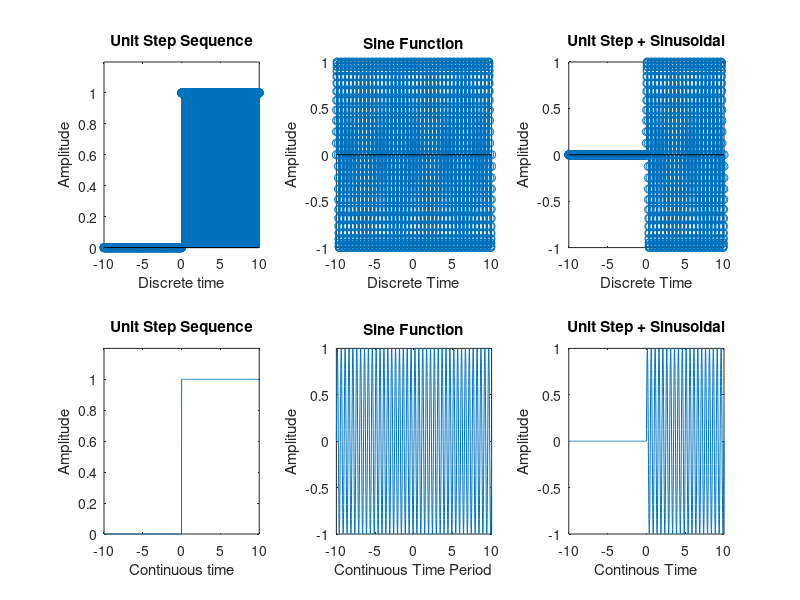

The MATLAB script that drew this image:
% unit step discrete sequence
n=-10:.01:10;
for i=1:length(n)
    if n(i)<0
        u(i)=0;
    else if n(i)>=0
          u(i)=1;
        end
    end
end   
subplot(2,3,1);
stem(n,u);
xlabel('Discrete time');
ylabel('Amplitude');
title('Unit Step Sequence');
axis([-10 10 0 1.2]);

% discrete sinusoidal function
%t1=-1:0.01:2;
f=2;
a=1;
s=a*sin(2*pi*f*n);
subplot(2,3,2);
stem(n,s);
xlabel('Discrete Time');
ylabel('Amplitude');
title('Sine Function');


%addition of unit step and sinusoidal function(discrete time)

for i=1:length(u)
    add(i)=u(i)*s(i);
end
subplot(2,3,3);
stem(n,add);
xlabel('Discrete Time');
ylabel('Amplitude');
title('Unit Step + Sinusoidal');

% unit step continuous sequence
t=-10:.01:10;
for i=1:length(t)
    if t(i)<0
        u(i)=0;
    else if t(i)>=0
            u(i)=1;
        end
    end
end
subplot(2,3,4);
plot(t,u);
xlabel('Continuous time');
ylabel('Amplitude');
title('Unit Step Sequence');
axis([-10 10 0 1.2]);


% continuous sine funtion
%t=-1:0.01:2;
f=2;
a=1;
s=a*sin(2*pi*f*t);
subplot(2,3,5);
plot(t,s);
xlabel('Continuous Time Period');
ylabel('Amplitude');
title('Sine Function');

%addition of unit step and sinusoidal function(continuous time)

for i=1:length(u)
    add(i)=u(i)*s(i);
end
subplot(2,3,6);
plot(t,add);
xlabel('Continous Time');
ylabel('Amplitude');
title('Unit Step + Sinusoidal');
